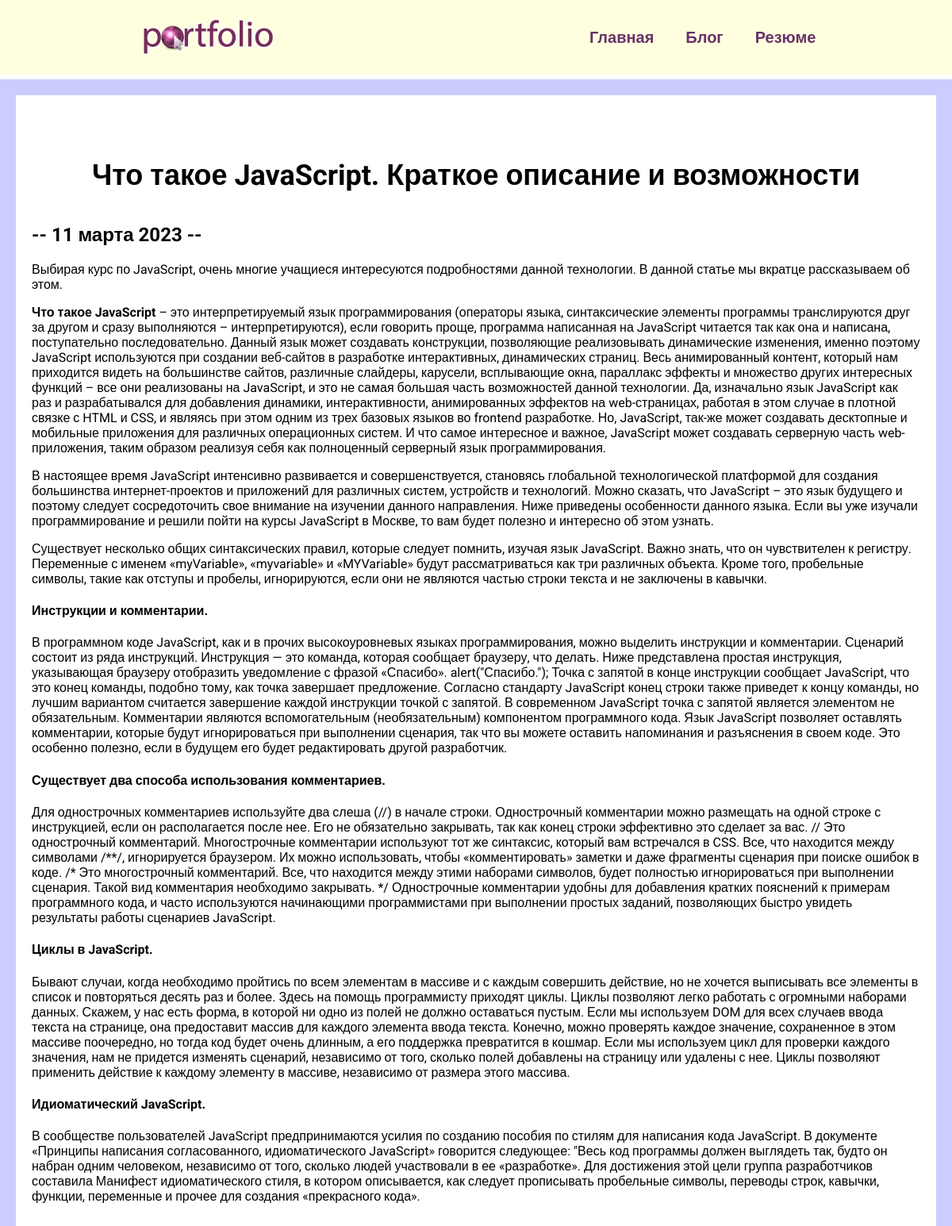
/blog/5/, run on the app's committed database.
### blog/models.py (models this page shows, shortened)
class Blog(models.Model):
    title = models.CharField(max_length=200) # Короткое поле, в котором можем указать максимальное кол-во символов 200
    description = models.TextField() # В данном поле будет описание. Для типа TextField не указывается максимальное кол-во символов.
    date = models.DateField() # Поле с датой, можно ни чего не указывать.

### blog/views.py (the view)
# urls.py: path('<int:blog_id>/', views.detail, name='detail'), # как мы его будем называть не принципиально важно, главное что бы такое имя корректно отображалось. Имя обработчика назовем кот-еще нет detail и и
def detail(request, blog_id):
    blog = get_object_or_404(Blog, pk=blog_id) # Если в БД в модуле Blog есть наш id, то он попадет в pk, тогда в blog вернется сам объект, то мы его можем вывести по необходимости. А если не будет такого номера, тогда будет возвращаться ошибка 404, что такой страницы не существует.
    return render(request, 'blog/details.html', {'blog': blog}) # третим параметром передадим то как мы его можем вывести на html страничке.

### blog/templates/blog/details.html
{% extends 'skills/base.html' %}
{% block content %}
<div class="detail">
    <h1>{{ blog.title }}</h1>
    <h2>-- {{ blog.date|date:'j E Y' }} --</h2>
    {{ blog.description|safe }}
</div>
{% endblock %}

### skills/static/css/style.css (style rules this page uses)
body { font-family: 'Roboto', sans-serif; padding: 0; margin: 0; background: #CCCCFF; }
.content h1 { text-align: center; margin: 60px 0 40px; font-size: 36px; }
.detail { background: #FFF; padding: 20px 20px 60px; }

### data on the page
Blog: title "Что такое JavaScript. Краткое описание и возможности", date "11 марта 2023", description "Выбирая курс по JavaScript, очень многие учащиеся интересуются подробностями данной технологии. В данной статье мы вкратце рассказываем об этом. Что такое JavaScript – это интерпретируемый язык программирования (операторы языка, синтаксические элементы программы транслируются друг за другом и сразу выполняются – интерпретируются), если говорить проще, программа написанная на JavaScript читается так как она и написана, поступательно последовательно. Данный язык может создавать конструкции, позволяющие реализовывать динамические изменения, именно поэтому JavaScript используются при создании веб-сайтов в разработке интерактивных, динамических страниц. Весь анимированный контент, который нам…"
